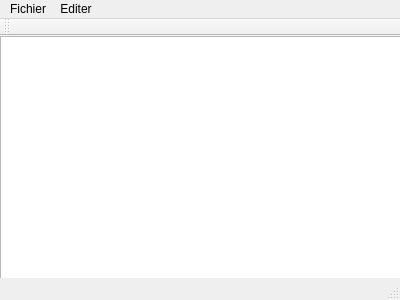
<?xml version="1.0" encoding="UTF-8"?>
<ui version="4.0">
 <class>Notepad</class>
 <widget class="QMainWindow" name="Notepad">
  <property name="geometry">
   <rect>
    <x>0</x>
    <y>0</y>
    <width>400</width>
    <height>300</height>
   </rect>
  </property>
  <property name="windowTitle">
   <string>Notepad</string>
  </property>
  <widget class="QWidget" name="centralWidget">
   <widget class="QTextEdit" name="textEdit">
    <property name="geometry">
     <rect>
      <x>0</x>
      <y>0</y>
      <width>401</width>
      <height>261</height>
     </rect>
    </property>
   </widget>
  </widget>
  <widget class="QMenuBar" name="menuBar">
   <property name="geometry">
    <rect>
     <x>0</x>
     <y>0</y>
     <width>400</width>
     <height>22</height>
    </rect>
   </property>
   <widget class="QMenu" name="menuFichier">
    <property name="title">
     <string>Fichier</string>
    </property>
    <addaction name="actionNew"/>
    <addaction name="actionOpen"/>
    <addaction name="separator"/>
    <addaction name="actionSave"/>
    <addaction name="actionSave_as"/>
    <addaction name="separator"/>
    <addaction name="actionExit"/>
   </widget>
   <widget class="QMenu" name="menuEditer">
    <property name="title">
     <string>Editer</string>
    </property>
    <addaction name="actionCut"/>
    <addaction name="actionCopy"/>
    <addaction name="actionPaste"/>
    <addaction name="separator"/>
    <addaction name="actionUndo"/>
    <addaction name="actionRedo"/>
   </widget>
   <addaction name="menuFichier"/>
   <addaction name="menuEditer"/>
  </widget>
  <widget class="QToolBar" name="mainToolBar">
   <attribute name="toolBarArea">
    <enum>TopToolBarArea</enum>
   </attribute>
   <attribute name="toolBarBreak">
    <bool>false</bool>
   </attribute>
  </widget>
  <widget class="QStatusBar" name="statusBar"/>
  <action name="actionNew">
   <property name="text">
    <string>New</string>
   </property>
  </action>
  <action name="actionOpen">
   <property name="text">
    <string>Open</string>
   </property>
  </action>
  <action name="actionSave">
   <property name="text">
    <string>Save</string>
   </property>
  </action>
  <action name="actionSave_as">
   <property name="text">
    <string>Save as</string>
   </property>
  </action>
  <action name="actionPrint">
   <property name="text">
    <string>Print</string>
   </property>
  </action>
  <action name="actionCut">
   <property name="text">
    <string>Cut</string>
   </property>
  </action>
  <action name="actionCopy">
   <property name="text">
    <string>Copy</string>
   </property>
  </action>
  <action name="actionPaste">
   <property name="text">
    <string>Paste</string>
   </property>
  </action>
  <action name="actionUndo">
   <property name="text">
    <string>Undo</string>
   </property>
  </action>
  <action name="actionRedo">
   <property name="text">
    <string>Redo</string>
   </property>
  </action>
  <action name="actionExit">
   <property name="text">
    <string>Exit</string>
   </property>
  </action>
  <action name="actionFont">
   <property name="text">
    <string>Font</string>
   </property>
  </action>
  <action name="actionBold">
   <property name="text">
    <string>Bold</string>
   </property>
  </action>
  <action name="actionUnderline">
   <property name="text">
    <string>Underline</string>
   </property>
  </action>
  <action name="actionItalic">
   <property name="text">
    <string>Italic</string>
   </property>
  </action>
  <action name="actionAbout">
   <property name="text">
    <string>About</string>
   </property>
  </action>
 </widget>
 <layoutdefault spacing="6" margin="11"/>
 <resources/>
 <connections/>
</ui>
